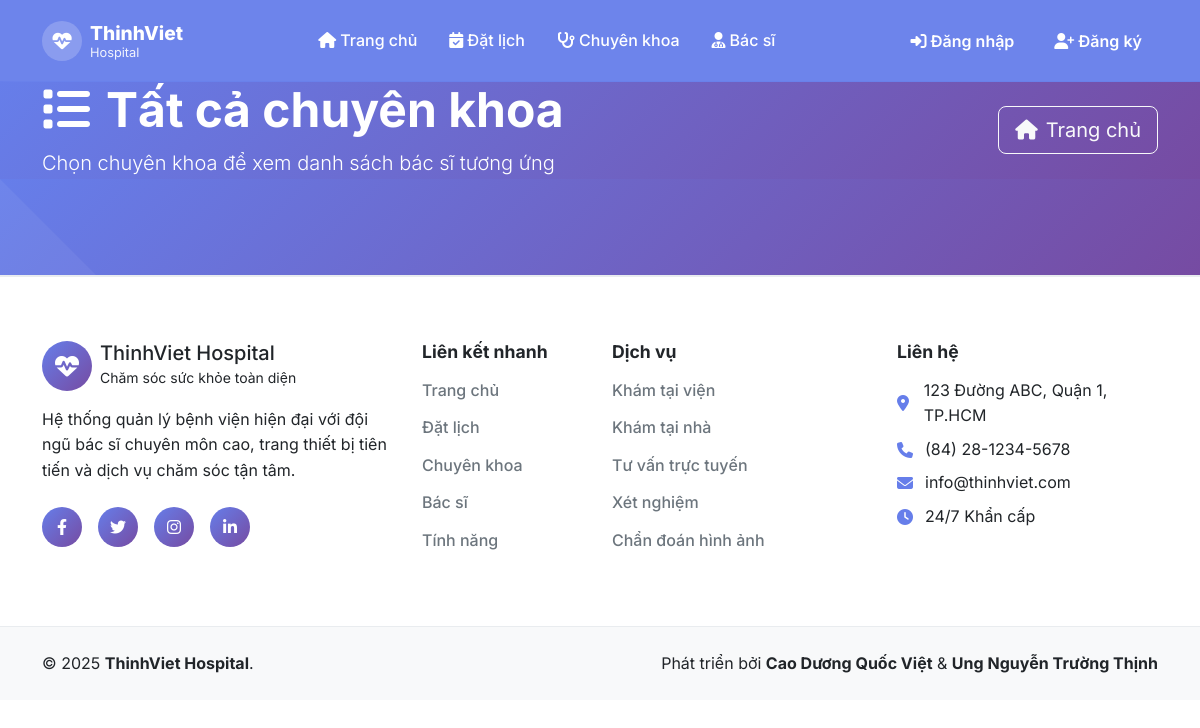
The app's page /specialties_all, older data.
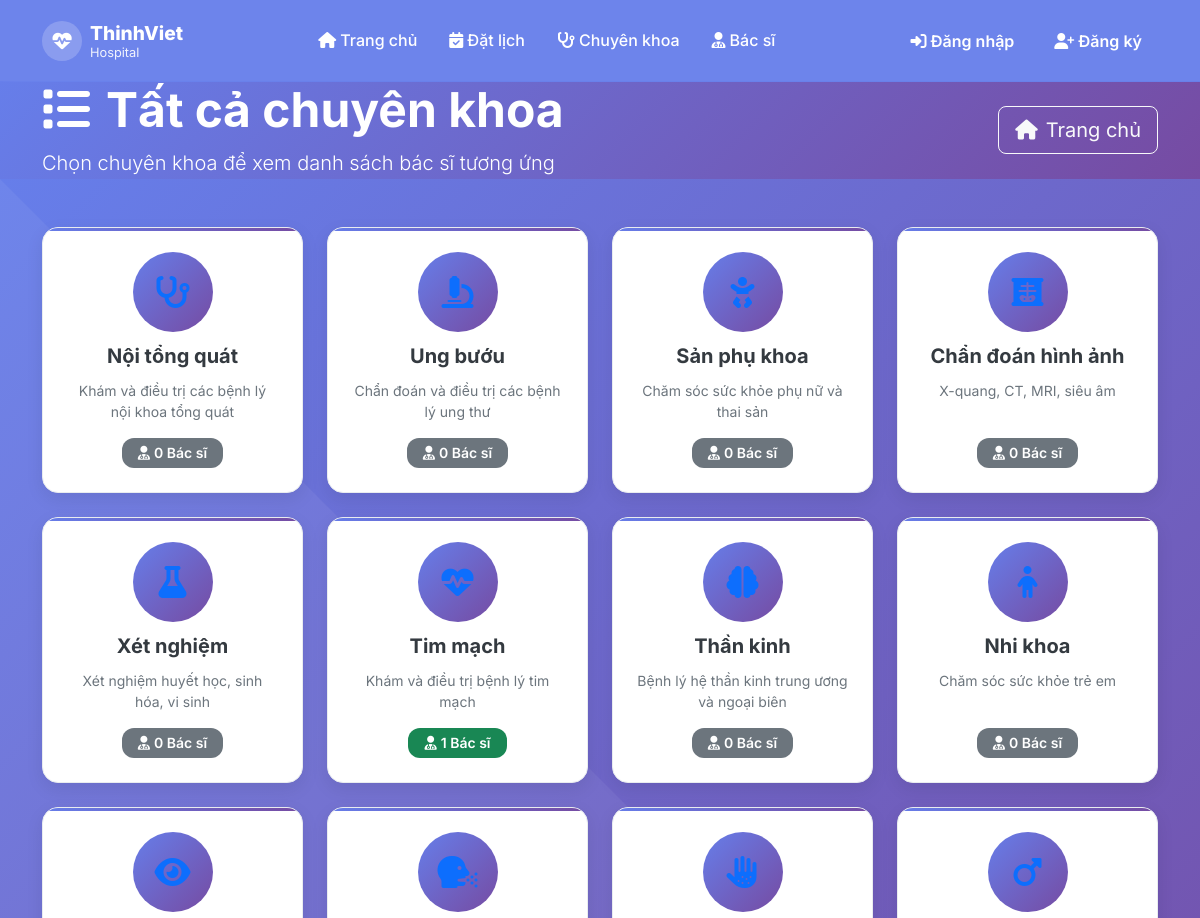
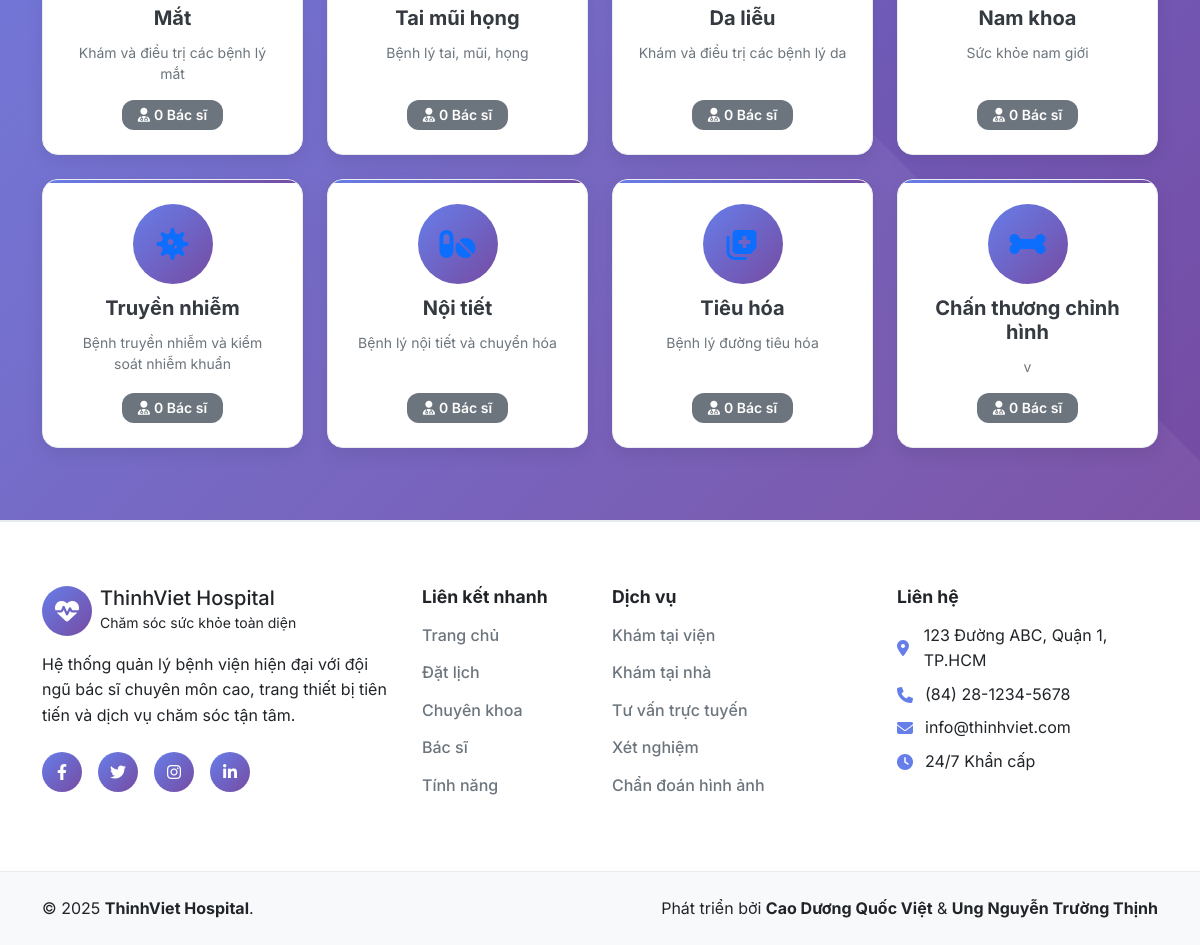
The same page, newer data (2 pictures, top to bottom).
### tables this page shows
CREATE TABLE `chuyen_khoa` (
  `id` int(11) NOT NULL,
  `ten` varchar(100) NOT NULL,
  `slug` varchar(120) DEFAULT NULL,
  `mo_ta` text DEFAULT NULL,
  `icon` varchar(100) DEFAULT NULL,
  `thu_tu` int(11) DEFAULT 0,
  `trang_thai` enum('active','inactive') DEFAULT 'active',
  `ngay_tao` timestamp NOT NULL DEFAULT current_timestamp(),
  `ngay_cap_nhat` timestamp NOT NULL DEFAULT current_timestamp() ON UPDATE current_timestamp()
);

### Controllers/DoctorController.php (called while the page is built, shortened)
<?php
class DoctorController
{
    public function specialtiesAll()
    {
        require_once 'Models/Specialty.php';
        $spModel = new Specialty();
        if (method_exists($spModel, 'allWithDoctorCounts')) {
            $specialties = $spModel->allWithDoctorCounts();
        } else {
            $specialties = $spModel->all();
        }
        include 'Views/doctor/specialties_all.php';
    }
}

### config/database.php (called while the page is built, shortened)
<?php
class Database
{
    private $host;
    private $db_name;
    private $username;
    private $password;
    public function __construct()
    {
        $this->host = $_ENV['DB_HOST'] ?? getenv('DB_HOST') ?? 'localhost';
        $this->db_name = $_ENV['DB_NAME'] ?? getenv('DB_NAME') ?? 'hospital_management';
        $this->username = $_ENV['DB_USER'] ?? getenv('DB_USER') ?? 'root';
        $this->password = $_ENV['DB_PASS'] ?? getenv('DB_PASS') ?? '';
    }
    private function loadEnvFile()
    {
        $envFile = __DIR__ . '/../.env';
    }
    public function getConnection()
    {
        $this->conn = null;
        try {
            $this->conn = new PDO("mysql:host=" . $this->host . ";dbname=" . $this->db_name, $this->username, $this->password);
            $this->conn->exec("set names utf8");
            $this->conn->setAttribute(PDO::ATTR_ERRMODE, PDO::ERRMODE_EXCEPTION);
        } catch (PDOException $exception) {
            error_log("Database connection error: " . $exception->getMessage());
            echo "Database connection failed. Please try again later.";
        }
        return $this->conn;
    }
}

### Models/Specialty.php (called while the page is built, shortened)
<?php
require_once 'config/database.php';
class Specialty
{
    private $conn;
    private $table = 'chuyen_khoa';
    public function __construct()
    {
        $db = new Database();
        $this->conn = $db->getConnection();
    }
    public function allWithDoctorCounts()
    {
        $sql = "SELECT ck.id, ck.ten, ck.slug, ck.mo_ta, ck.icon, ck.thu_tu, ck.trang_thai,
                       COUNT(bs.id) AS doctor_count
                FROM {$this->table} ck
                LEFT JOIN bac_si bs ON bs.chuyen_khoa_id = ck.id
                GROUP BY ck.id, ck.ten, ck.slug, ck.mo_ta, ck.icon, ck.thu_tu, ck.trang_thai
                ORDER BY ck.thu_tu, ck.ten";
        $stmt = $this->conn->prepare($sql);
        $stmt->execute();
        return $stmt->fetchAll(PDO::FETCH_ASSOC);
    }
}

### Views/doctor/specialties_all.php (the view, shortened to what this page needs)
<?php $page_title = 'Tất cả chuyên khoa';
include 'Views/layouts/header.php'; ?>
<section class="page-header bg-gradient-primary text-white" style="margin-top: 81px;">
    <div class="container">
        <div class="row align-items-center">
            <div class="col-lg-8">
                <h1 class="display-5 fw-bold mb-2"><i class="fas fa-list me-3"></i>Tất cả chuyên khoa</h1>
                <p class="lead mb-0">Chọn chuyên khoa để xem danh sách bác sĩ tương ứng</p>
            </div>
            <div class="col-lg-4 text-lg-end">
                <a href="./home" class="btn btn-outline-light btn-lg"><i class="fas fa-home me-2"></i>Trang chủ</a>
            </div>
        </div>
    </div>
</section>
<section class="doctors-section py-5">
    <div class="container">
        <div class="row">
            <?php foreach (($specialties ?? []) as $sp):
                $iconClass = !empty($sp['icon']) ? $sp['icon'] : 'fas fa-stethoscope';
                $count = isset($sp['doctor_count']) ? (int)$sp['doctor_count'] : 0;
                $badgeColor = $count > 0 ? 'success' : 'secondary';
            ?>
            <div class="col-lg-3 col-md-4 col-sm-6 mb-4 d-flex">
                <a class="text-decoration-none text-reset d-block h-100 w-100"
                    href="./doctors_by_specialty?slug=<?php echo urlencode($sp['slug'] ?? ''); ?>">
                    <div class="specialty-card animate-on-scroll h-100">
                        <div class="specialty-icon"><i class="<?php echo htmlspecialchars($iconClass); ?>"></i></div>
                        <h5><?php echo htmlspecialchars($sp['ten']); ?></h5>
                        <p><?php echo htmlspecialchars($sp['mo_ta'] ?? ''); ?></p>
                        <div class="doctor-count">
                            <span class="badge bg-<?php echo $badgeColor; ?>">
                                <i class="fas fa-user-md me-1"></i><?php echo $count; ?> Bác sĩ
                            </span>
                        </div>
                    </div>
                </a>
            </div>
            <?php endforeach; ?>
        </div>
    </div>
</section>
<?php include 'Views/layouts/footer.php'; ?>

### index.php (shortened to what this page needs)
<?php
require_once 'Controllers/DoctorController.php';
$doctorController = new DoctorController();
$action = $_GET['action'] ?? 'home';
switch ($action) {
    case 'specialties_all':
        $doctorController->specialtiesAll();
        break;
}

### Views/layouts/header.php (shortened to what this page needs)
<!DOCTYPE html>
<html lang="vi">
<head>
    <link href="https://cdn.jsdelivr.net/npm/bootstrap@5.3.0/dist/css/bootstrap.min.css" rel="stylesheet">
    <link href="https://cdnjs.cloudflare.com/ajax/libs/font-awesome/6.4.0/css/all.min.css" rel="stylesheet">
    <link rel="stylesheet" href="./assets/css/home.css?v=<?php echo filemtime('./assets/css/home.css'); ?>">
</head>
<body>
    <nav class="navbar navbar-expand-lg navbar-dark fixed-top" id="mainNav">
        <div class="container">
            <a class="navbar-brand d-flex align-items-center" href="./home">
                <div class="brand-icon me-2">
                    <i class="fas fa-heartbeat"></i>
                </div>
                <div class="brand-text">
                    <span class="brand-name">ThinhViet</span>
                    <span class="brand-subtitle">Hospital</span>
                </div>
            </a>
            <div class="collapse navbar-collapse" id="navbarNav">
                <ul class="navbar-nav mx-auto">
                    <li class="nav-item">
                        <a class="nav-link" href="#home">
                            <i class="fas fa-home me-1"></i>Trang chủ
                        </a>
                    </li>
                    <li class="nav-item">
                        <a class="nav-link" href="#appointment">
                            <i class="fas fa-calendar-check me-1"></i>Đặt lịch
                        </a>
                    </li>
                    <li class="nav-item">
                        <a class="nav-link" href="#chuyenkhoa">
                            <i class="fas fa-stethoscope me-1"></i>Chuyên khoa
                        </a>
                    </li>
                    <li class="nav-item">
                        <a class="nav-link" href="#doctors">
                            <i class="fas fa-user-md me-1"></i>Bác sĩ
                        </a>
                    </li>
                </ul>
                <ul class="navbar-nav">
                    <?php if (!isset($_SESSION['user_id'])): ?>
                    <li class="nav-item">
                        <a class="nav-link btn btn-outline-light btn-sm px-3" href="login">
                            <i class="fas fa-sign-in-alt me-1"></i>Đăng nhập
                        </a>
                    </li>
                    <li class="nav-item ms-2">
                        <a class="nav-link btn btn-primary btn-sm px-3" href="./register">
                            <i class="fas fa-user-plus me-1"></i>Đăng ký
                        </a>
                    </li>
                    <?php endif; ?>
                </ul>
            </div>
        </div>
    </nav>

### Views/layouts/footer.php (shortened to what this page needs)
<footer class="footer-section">
    <div class="footer-top">
        <div class="container">
            <div class="row">
                <div class="col-lg-4 col-md-6 mb-4">
                    <div class="footer-widget">
                        <div class="footer-logo mb-3">
                            <div class="d-flex align-items-center">
                                <div class="footer-brand-icon me-2">
                                    <i class="fas fa-heartbeat"></i>
                                </div>
                                <div>
                                    <h5 class="mb-0 text-dark">ThinhViet Hospital</h5>
                                    <small class="text-dark">Chăm sóc sức khỏe toàn diện</small>
                                </div>
                            </div>
                        </div>
                        <p class="text-dark mb-3">
                            Hệ thống quản lý bệnh viện hiện đại với đội ngũ bác sĩ chuyên môn cao,
                            trang thiết bị tiên tiến và dịch vụ chăm sóc tận tâm.
                        </p>
                        <div class="social-links">
                            <a href="#" class="social-link"><i class="fab fa-facebook-f"></i></a>
                            <a href="#" class="social-link"><i class="fab fa-twitter"></i></a>
                            <a href="#" class="social-link"><i class="fab fa-instagram"></i></a>
                            <a href="#" class="social-link"><i class="fab fa-linkedin-in"></i></a>
                        </div>
                    </div>
                </div>
                <div class="col-lg-2 col-md-6 mb-4">
                    <div class="footer-widget">
                        <h6 class="text-dark mb-3">Liên kết nhanh</h6>
                        <ul class="footer-links">
                            <li><a href="#home">Trang chủ</a></li>
                            <li><a href="#appointment">Đặt lịch</a></li>
                            <li><a href="#chuyenkhoa">Chuyên khoa</a></li>
                            <li><a href="#doctors">Bác sĩ</a></li>
                            <li><a href="#features">Tính năng</a></li>
                        </ul>
                    </div>
                </div>
                <div class="col-lg-3 col-md-6 mb-4">
                    <div class="footer-widget">
                        <h6 class="text-dark mb-3">Dịch vụ</h6>
                        <ul class="footer-links">
                            <li><a href="./hospital_appointment">Khám tại viện</a></li>
                            <li><a href="./home_visit_booking">Khám tại nhà</a></li>
                            <li><a href="./consultation_booking">Tư vấn trực tuyến</a></li>
                            <li><a href="#">Xét nghiệm</a></li>
                            <li><a href="#">Chẩn đoán hình ảnh</a></li>
                        </ul>
                    </div>
                </div>
                <div class="col-lg-3 col-md-6 mb-4">
                    <div class="footer-widget">
                        <h6 class="text-dark mb-3">Liên hệ</h6>
                        <div class="contact-info">
                            <div class="contact-item mb-2">
                                <i class="fas fa-map-marker-alt me-2"></i>
                                <span class="text-dark">123 Đường ABC, Quận 1, TP.HCM</span>
                            </div>
                            <div class="contact-item mb-2">
                                <i class="fas fa-phone me-2"></i>
                                <span class="text-dark">(84) 28-1234-5678</span>
                            </div>
                            <div class="contact-item mb-2">
                                <i class="fas fa-envelope me-2"></i>
                                <span class="text-dark">info@thinhviet.com</span>
                            </div>
                            <div class="contact-item">
                                <i class="fas fa-clock me-2"></i>
                                <span class="text-dark">24/7 Khẩn cấp</span>
                            </div>
                        </div>
                    </div>
                </div>
            </div>
        </div>
    </div>
    <div class="footer-bottom">
        <div class="container">
            <div class="row align-items-center">
                <div class="col-md-6">
                    <p class="mb-0 text-dark">
                        &copy; 2025 <strong>ThinhViet Hospital</strong>.
                    </p>
                </div>
                <div class="col-md-6 text-md-end">
                    <p class="mb-0 text-dark">
                        Phát triển bởi <strong>Cao Dương Quốc Việt</strong> & <strong>Ung Nguyễn Trường
                            Thịnh</strong>
                    </p>
                </div>
            </div>
        </div>
    </div>
</footer>
</body>
</html>

### Views/doctor/specialties_all.php (style rules this page uses)
.specialty-card { background: #fff; border-radius: 16px; box-shadow: 0 6px 18px rgba(0, 0, 0, 0.08); border: 1px solid #e9ecef; padding: 1.5rem; text-align: center; transition: all .25s; display: flex; flex-direction: column; }
.specialty-icon { font-size: 2rem; color: #0d6efd; margin-bottom: .75rem }
.doctor-count { margin-top: auto; }

Row changes from the older to the newer data that the page shows:
added chuyen_khoa: ten "Nội tổng quát", mo_ta "Khám và điều trị các bệnh lý nội khoa tổng quát", count "0"
added chuyen_khoa: ten "Ung bướu", mo_ta "Chẩn đoán và điều trị các bệnh lý ung thư", count "0"
added chuyen_khoa: ten "Sản phụ khoa", mo_ta "Chăm sóc sức khỏe phụ nữ và thai sản", count "0"
added chuyen_khoa: ten "Chẩn đoán hình ảnh", mo_ta "X-quang, CT, MRI, siêu âm", count "0"
added chuyen_khoa: ten "Xét nghiệm", mo_ta "Xét nghiệm huyết học, sinh hóa, vi sinh", count "0"
added chuyen_khoa: ten "Tim mạch", mo_ta "Khám và điều trị bệnh lý tim mạch", count "1"
added chuyen_khoa: ten "Thần kinh", mo_ta "Bệnh lý hệ thần kinh trung ương và ngoại biên", count "0"
added chuyen_khoa: ten "Nhi khoa", mo_ta "Chăm sóc sức khỏe trẻ em", count "0"
added chuyen_khoa: ten "Mắt", mo_ta "Khám và điều trị các bệnh lý mắt", count "0"
added chuyen_khoa: ten "Tai mũi họng", mo_ta "Bệnh lý tai, mũi, họng", count "0"
added chuyen_khoa: ten "Da liễu", mo_ta "Khám và điều trị các bệnh lý da", count "0"
added chuyen_khoa: ten "Nam khoa", mo_ta "Sức khỏe nam giới", count "0"
added chuyen_khoa: ten "Truyền nhiễm", mo_ta "Bệnh truyền nhiễm và kiểm soát nhiễm khuẩn", count "0"
added chuyen_khoa: ten "Nội tiết", mo_ta "Bệnh lý nội tiết và chuyển hóa", count "0"
added chuyen_khoa: ten "Tiêu hóa", mo_ta "Bệnh lý đường tiêu hóa", count "0"
added chuyen_khoa: ten "Chấn thương chỉnh hình", mo_ta "v", count "0"
